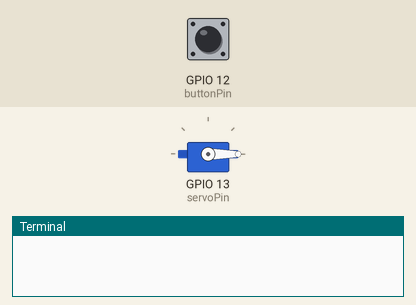
Simulated run of this program. Board: Raspberry Pi (BCM pin numbers). On the bench: servo, the last lines printed to the terminal. The inputs (shaded band) are chosen by the test bench; at power-on: GPIO 12 (buttonPin) HIGH. Servo angles are drawn from the pulse width (0.5 ms = 0°, 2.5 ms = 180°).

Above: at 1.2 s.
1.3 s: GPIO 12 (buttonPin) pulled LOW for 0.15 s
At 2.4 s:
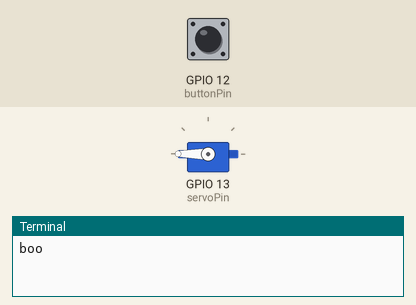
2.9 s: GPIO 12 (buttonPin) pulled LOW for 1 s
At 3.7 s:
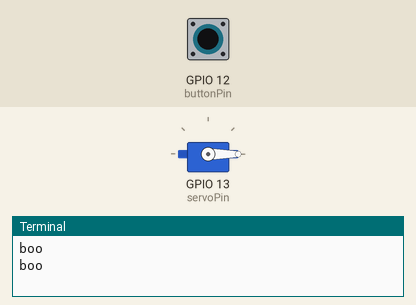
5.4 s: GPIO 12 (buttonPin) pulled LOW for 3.2 s
At 6.8 s:
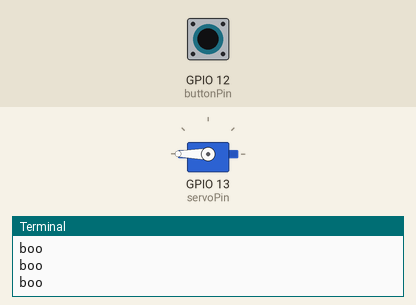
Timing chart, 0 to 8.4 s (numbered marks = the images above; inputs shaded):
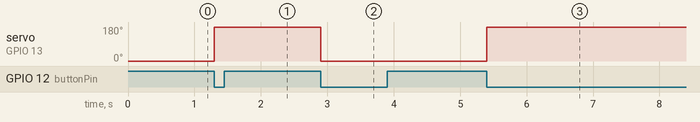

The program:

ServoTest.py
```python
import RPi.GPIO as GPIO
import time

servoPin = 13
buttonPin = 12
GPIO.setmode(GPIO.BCM)
GPIO.setup(servoPin, GPIO.OUT)
GPIO.setup(buttonPin, GPIO.IN, pull_up_down=GPIO.PUD_UP)
p = GPIO.PWM(servoPin, 50) # GPIO 17 for PWM with 50Hz
p.start(2.5) # Initialization

servoOpen = True
servoPosCycle = {True:2.5, False:12.5}

try:
  while True:
    if not GPIO.input(buttonPin):
      print("boo")
      servoOpen = not servoOpen
      p.ChangeDutyCycle(servoPosCycle[servoOpen])
      while not GPIO.input(buttonPin):
        pass

except KeyboardInterrupt:
  p.stop()
  GPIO.cleanup()
```

Measured:
- after the input at 1.3 s, servo on GPIO 13 (servoPin): 0° → 180° at once
- after the input at 2.9 s, servo on GPIO 13 (servoPin): 180° → 0° at once
- after the input at 5.4 s, servo on GPIO 13 (servoPin): 0° → 180° at once
